Frame 1 (no input): blank canvas, image omitted
Frame 60 (the mouse pressed at the canvas centre just before this capture): blank canvas, image omitted
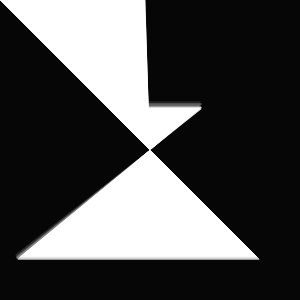
Frame 120 (the mouse held since frame 60 and released just before this capture)

The Processing sketch whose frames 1 and 60 were blank and that drew this single picture after the mouse press (run headless with seeded random() and noise(); from frame 60 on, the mouse is pressed at the canvas centre):

// Processing sketch: Triangle_Classes
// ── Triangle_Classes.pde
Triangle tr1, tr2, tr3, tr4;
void setup() {
size(300, 300);
//fullScreen();
smooth();
frameRate(50);
noStroke();

tr1 = new Triangle (250, 20, 0);
tr2 = new Triangle (10, 150, 0);
tr3 = new Triangle (250, 240, 0);
tr4 = new Triangle (100, 200, 0);
}

void draw() {
  fill(0, 20);
  rect(0,0, width, height);
  fill(255);
  tr1.rotation();
  tr2.rotation();
  tr3.rotation();
  tr4.rotation();
  tr1.display();
  tr2.display();
  tr3.display();
  tr4.display();
}
// ── Triangle.pde
class Triangle {
  float x = 200; 
  float y = 400;
  float rotation;
  
 Triangle(float xpos, float ypos, float rot) {
    x = xpos;
    y = ypos;
    rotation = rot;
  }
  void rotation() {
x += sin(x * y*20);
y += cos(x * y*20);

  }
  void display() {
    if (mousePressed == true) {
    triangle (y, x, mouseX, mouseY, x, x);
  }else{
    triangle (mouseY, mouseX, mouseX, mouseY, x, y);

  }
  }
}
  
